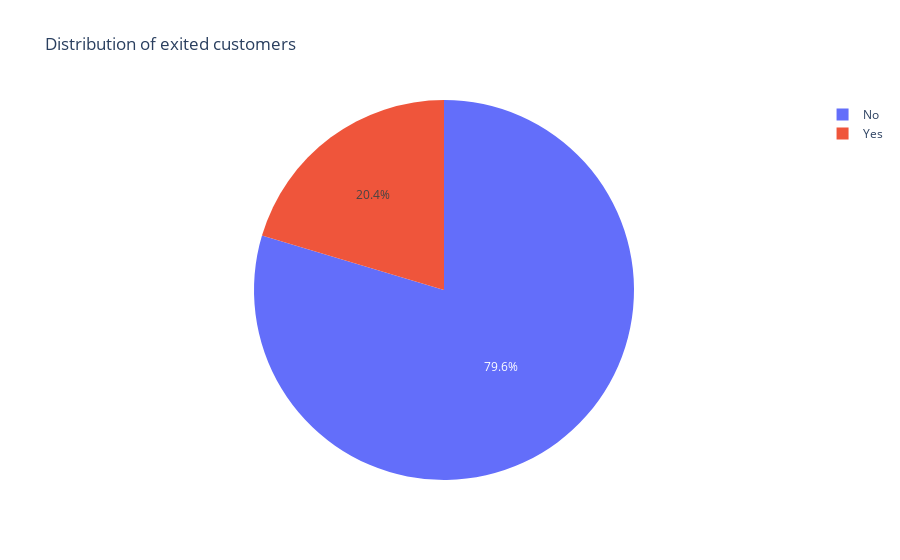

Here is the notebook cell this chart was saved with:
### Code cell
#creamos el gráfico circular para ver la distribución de clientes que han dejado de serlo y los que no
fig = px.pie(Exited_percent, values='proportion', names='Exited', title='Distribution of exited customers')
fig.show()

### Figure 1 — Plotly figure (JSON) as saved in the notebook; plotly's stock layout.template omitted (floating-point values rounded to 4 significant figures)
{"data": [{"domain": {"x": [0, 1], "y": [0, 1]}, "hovertemplate": "Exited=%{label}<br>proportion=%{value}<extra></extra>", "labels": ["No", "Yes"], "legendgroup": "", "name": "", "showlegend": true, "type": "pie", "values": [79.63, 20.37]}], "layout": {"legend": {"tracegroupgap": 0}, "title": {"text": "Distribution of exited customers"}}}
